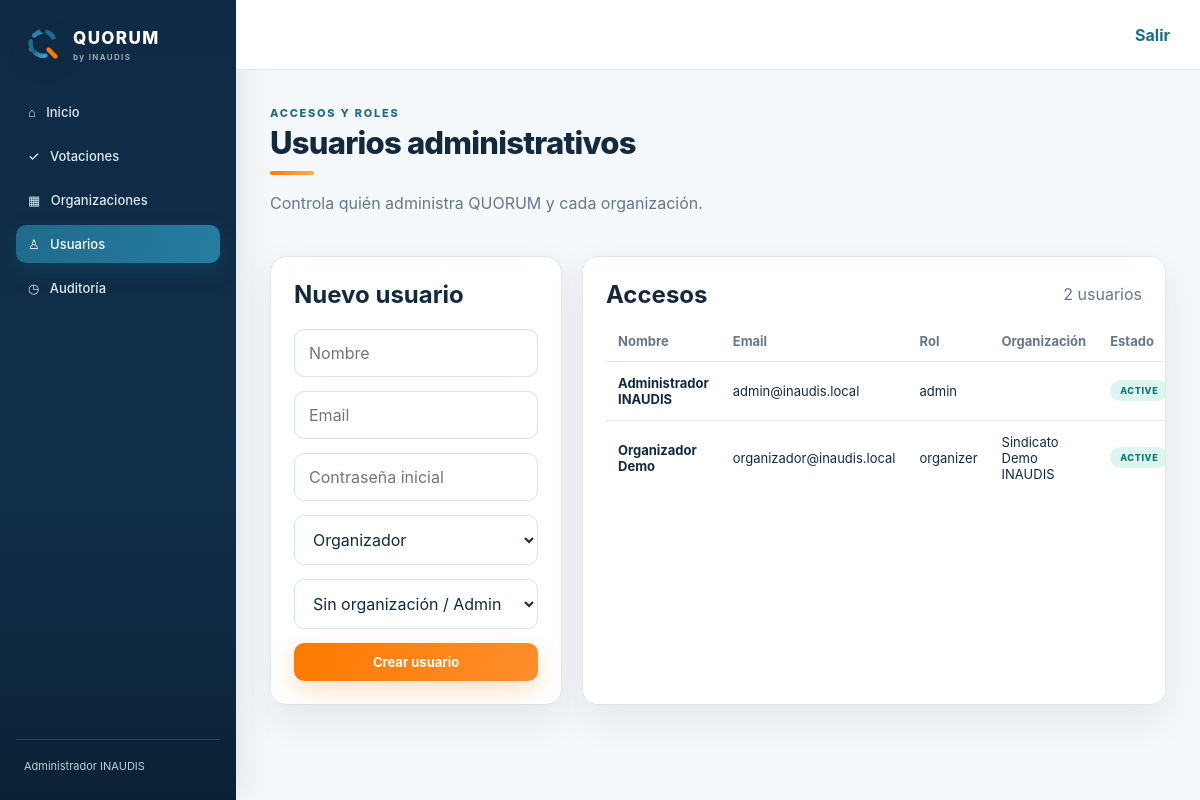
/users.php (signed in), run on the app's committed database.
### tables this page shows
CREATE TABLE users (
    id BIGINT UNSIGNED AUTO_INCREMENT PRIMARY KEY,
    organization_id BIGINT UNSIGNED NULL,
    name VARCHAR(150) NOT NULL,
    email VARCHAR(190) NOT NULL UNIQUE,
    password_hash VARCHAR(255) NOT NULL,
    role ENUM('admin','organizer','witness','voter') NOT NULL,
    status ENUM('active','inactive') NOT NULL DEFAULT 'active',
    created_at DATETIME NOT NULL DEFAULT CURRENT_TIMESTAMP,
    updated_at DATETIME NOT NULL DEFAULT CURRENT_TIMESTAMP ON UPDATE CURRENT_TIMESTAMP,
    CONSTRAINT fk_users_organization
        FOREIGN KEY (organization_id) REFERENCES organizations(id)
        ON DELETE SET NULL
);

CREATE TABLE organizations (
    id BIGINT UNSIGNED AUTO_INCREMENT PRIMARY KEY,
    name VARCHAR(150) NOT NULL,
    tax_id VARCHAR(32) NULL,
    slug VARCHAR(120) NOT NULL UNIQUE,
    logo_path VARCHAR(255) NULL,
    primary_color VARCHAR(7) NULL,
    secondary_color VARCHAR(7) NULL,
    status ENUM('active','inactive') NOT NULL DEFAULT 'active',
    created_at DATETIME NOT NULL DEFAULT CURRENT_TIMESTAMP,
    updated_at DATETIME NOT NULL DEFAULT CURRENT_TIMESTAMP ON UPDATE CURRENT_TIMESTAMP
);

### config/bootstrap.php (called while the page is built, shortened)
<?php
spl_autoload_register(static function (string $class): void {
    $prefix = 'InaudisVote\\';
    $baseDir = dirname(__DIR__) . '/app/';
    $relativeClass = substr($class, strlen($prefix));
    $file = $baseDir . str_replace('\\', '/', $relativeClass) . '.php';
});

### app/Auth/AuthService.php (called while the page is built, shortened)
<?php
final class AuthService
{
    public static function user(): ?array
    {
        return $_SESSION['user'] ?? null;
    }
    public static function check(): bool
    {
        return isset($_SESSION['user']);
    }
}

### app/Core/Authorization.php (called while the page is built, shortened)
<?php
final class Authorization
{
    public static function requireLogin(): array
    {
        return AuthService::user() ?? [];
    }
    public static function requireRoles(array $roles): array
    {
        $user = self::requireLogin();
        return $user;
    }
}

### app/Core/Database.php (called while the page is built, shortened)
<?php
final class Database
{
    private static ?PDO $connection = null;
    public static function connection(): PDO
    {
        if (self::$connection instanceof PDO) {
            return self::$connection;
        }
        $host = getenv('DB_HOST') ?: '127.0.0.1';
        $port = getenv('DB_PORT') ?: '3306';
        $database = getenv('DB_NAME') ?: (getenv('DB_DATABASE') ?: 'inaudis_vote');
        $username = getenv('DB_USER') ?: (getenv('DB_USERNAME') ?: 'root');
        $password = getenv('DB_PASSWORD') ?: '';
        $dsn = sprintf(
            'mysql:host=%s;port=%s;dbname=%s;charset=utf8mb4',
            $host,
            $port,
            $database
        );
        try {
            self::$connection = new PDO($dsn, $username, $password, [
                PDO::ATTR_ERRMODE => PDO::ERRMODE_EXCEPTION,
                PDO::ATTR_DEFAULT_FETCH_MODE => PDO::FETCH_ASSOC,
                PDO::ATTR_EMULATE_PREPARES => false,
            ]);
        } catch (PDOException $exception) {
            throw new RuntimeException('No fue posible conectar con la base de datos.', 0, $exception);
        }
        return self::$connection;
    }
}

### app/Services/UserService.php (called while the page is built, shortened)
<?php
final class UserService
{
    public static function all(): array
    {
        return Database::connection()->query('SELECT u.id,u.name,u.email,u.role,u.status,u.organization_id,o.name organization_name,u.created_at FROM users u LEFT JOIN organizations o ON o.id=u.organization_id ORDER BY u.created_at DESC')->fetchAll(PDO::FETCH_ASSOC);
    }
}

### public/users.php (the view)
<?php
declare(strict_types=1);require dirname(__DIR__).'/config/bootstrap.php';use InaudisVote\Core\Authorization;use InaudisVote\Core\Csrf;use InaudisVote\Services\OrganizationService;use InaudisVote\Services\UserService;$user=Authorization::requireRoles(['admin']);$error=null;$message=null;if($_SERVER['REQUEST_METHOD']==='POST'){if(!Csrf::validate($_POST['_csrf']??null)){$error='Solicitud inválida.';}else{try{$action=(string)($_POST['action']??'create');if($action==='toggle'){UserService::toggleStatus((int)($_POST['user_id']??0));$message='Estado actualizado.';}else{UserService::create($_POST);$message='Usuario creado.';}}catch(Throwable $e){$error=$e->getMessage();}}}$users=UserService::all();$organizations=OrganizationService::all();
?><!doctype html><html lang="es"><head><meta charset="utf-8"><meta name="viewport" content="width=device-width,initial-scale=1"><title>Usuarios | QUORUM</title><link rel="stylesheet" href="/assets/quorum.css"></head><body class="vota-ui"><div class="v-shell"><aside class="v-sidebar"><div class="v-brand"><img class="v-brandmark" src="/assets/quorum-mark.svg" alt=""><span><span class="v-brand-name">QUORUM<small>by INAUDIS</small></span></span></div><nav class="v-nav"><a href="/dashboard.php">⌂ &nbsp; Inicio</a><a href="/elections.php">✓ &nbsp; Votaciones</a><a href="/organizations.php">▦ &nbsp; Organizaciones</a><a class="active" href="/users.php">♙ &nbsp; Usuarios</a><a href="/audit.php">◷ &nbsp; Auditoría</a></nav><div class="v-sidebar-foot"><?=htmlspecialchars($user['name'])?></div></aside><div class="v-main"><header class="v-topbar"><a class="v-link" href="/logout.php">Salir</a></header><main class="v-content"><div class="v-headrow"><div><div class="v-kicker">Accesos y roles</div><h1 class="v-title">Usuarios administrativos</h1><div class="v-accent-line"></div><p class="v-subtitle">Controla quién administra QUORUM y cada organización.</p></div></div><?php if($message):?><div class="v-alert v-alert-ok"><?=htmlspecialchars($message)?></div><?php endif;?><?php if($error):?><div class="v-alert v-alert-error"><?=htmlspecialchars($error)?></div><?php endif;?><div class="v-grid-2"><section class="v-card v-pad"><h2 style="margin-top:0">Nuevo usuario</h2><form method="post" class="v-stack"><?=Csrf::input()?><input type="hidden" name="action" value="create"><input class="v-field" name="name" required placeholder="Nombre"><input class="v-field" name="email" type="email" required placeholder="Email"><input class="v-field" name="password" type="password" minlength="8" required placeholder="Contraseña inicial"><select class="v-field" name="role"><option value="organizer">Organizador</option><option value="admin">Administrador</option></select><select class="v-field" name="organization_id"><option value="">Sin organización / Admin</option><?php foreach($organizations as $o):?><option value="<?=$o['id']?>"><?=htmlspecialchars($o['name'])?></option><?php endforeach;?></select><button class="v-btn v-btn-orange">Crear usuario</button></form></section><section class="v-card v-pad v-table-wrap"><div class="v-section-head"><h2 style="margin:0">Accesos</h2><span class="v-muted"><?=count($users)?> usuarios</span></div><table class="v-table"><thead><tr><th>Nombre</th><th>Email</th><th>Rol</th><th>Organización</th><th>Estado</th><th></th></tr></thead><tbody><?php foreach($users as $u):?><tr><td><strong><?=htmlspecialchars($u['name'])?></strong></td><td><?=htmlspecialchars($u['email'])?></td><td><?=htmlspecialchars($u['role'])?></td><td><?=htmlspecialchars((string)$u['organization_name'])?></td><td><span class="v-status <?=$u['status']==='active'?'v-status-open':'v-status-draft'?>"><?=htmlspecialchars($u['status'])?></span></td><td><?php if((int)$u['id']!==(int)$user['id']):?><form method="post"><?=Csrf::input()?><input type="hidden" name="action" value="toggle"><input type="hidden" name="user_id" value="<?=$u['id']?>"><button class="v-btn v-btn-outline" style="padding:7px 9px">Cambiar estado</button></form><?php endif;?></td></tr><?php endforeach;?></tbody></table></section></div></main></div></div></body></html>

### public/assets/quorum.css (style rules this page uses)
:root { --navy:#0F2A44;--blue:#1F6B8C;--blue-light:#3BA0C6;--orange:#FF7A00;--teal:#1F8C89;--ink:#132A3E;--muted:#66788A;--line:#DFE8EF;--bg:#F5F8FA;--danger:#C83D4D;--shadow:0 14px 38px rgba(15,42,68,.08) }
* { box-sizing:border-box }
html { scroll-behavior:smooth }
body.vota-ui { margin:0;background:var(--bg);color:var(--ink);font-family:Montserrat,Inter,ui-sans-serif,system-ui,-apple-system,BlinkMacSystemFont,"Segoe UI",sans-serif;-webkit-font-smoothing:antialiased }
.v-shell { min-height:100vh;display:grid;grid-template-columns:236px 1fr }
.v-sidebar { background:linear-gradient(180deg,#0F2A44,#102F49 58%,#0B2236);color:#fff;padding:25px 16px;display:flex;flex-direction:column;position:sticky;top:0;height:100vh;box-shadow:8px 0 30px rgba(15,42,68,.08) }
.v-brand { display:flex;align-items:center;gap:11px;font-weight:800;letter-spacing:.045em;margin:0 8px 30px }
.v-brandmark { width:38px;height:38px;display:block;object-fit:contain;filter:drop-shadow(0 5px 12px rgba(0,0,0,.12)) }
.v-brand-name { font-size:17px;line-height:1;letter-spacing:.08em }
.v-brand small { display:block;font-size:8px;font-weight:600;opacity:.66;letter-spacing:.17em;margin-top:5px }
.v-nav { display:grid;gap:6px }
.v-nav a { color:#DCEAF3;text-decoration:none;padding:11px 12px;border-radius:10px;font-size:13px;font-weight:550;transition:.18s }
.v-nav a.active { background:linear-gradient(100deg,var(--blue),#267DA0);color:#fff;box-shadow:0 8px 20px #1f6b8c40 }
.v-sidebar-foot { margin-top:auto;border-top:1px solid #ffffff1f;padding:18px 8px 0;font-size:11px;line-height:1.55;color:#BFD0DD }
.v-main { min-width:0 }
.v-topbar { height:70px;background:#fffffff0;backdrop-filter:blur(14px);border-bottom:1px solid var(--line);display:flex;align-items:center;justify-content:flex-end;padding:0 30px;gap:14px;position:sticky;top:0;z-index:20 }
.v-content { max-width:1280px;margin:auto;padding:36px 34px 60px }
.v-kicker { font-size:11px;text-transform:uppercase;letter-spacing:.16em;color:var(--blue);font-weight:800 }
.v-title { font-size:31px;line-height:1.15;margin:5px 0 6px;font-weight:800;letter-spacing:-.025em }
.v-subtitle,.v-muted { color:var(--muted) }
.v-headrow,.v-section-head { display:flex;justify-content:space-between;align-items:flex-start;gap:20px }
.v-headrow { margin-bottom:27px }
.v-section-head { align-items:center;margin-bottom:12px }
.v-btn { border:0;border-radius:10px;padding:11px 17px;font:inherit;font-size:13px;font-weight:750;text-decoration:none;display:inline-flex;align-items:center;justify-content:center;gap:8px;cursor:pointer;transition:.18s }
.v-btn-orange { background:linear-gradient(110deg,var(--orange),#FF8E2C);color:#fff;box-shadow:0 9px 24px #ff7a003d }
.v-card { background:#fffffff7;border:1px solid var(--line);border-radius:16px;box-shadow:var(--shadow);transition:.2s }
.v-pad { padding:23px }
.v-status { display:inline-flex;border-radius:999px;padding:5px 10px;font-size:9px;font-weight:800;letter-spacing:.07em;text-transform:uppercase }
.v-status-open { background:#DDF5F0;color:#08776F }
.v-link { color:var(--blue);font-weight:700;text-decoration:none }
.v-accent-line { width:44px;height:4px;background:linear-gradient(90deg,var(--orange),#FFAB5A);border-radius:999px;margin:10px 0 18px }
.v-grid-2 { display:grid;grid-template-columns:1fr 2fr;gap:20px }
.v-stack { display:grid;gap:14px }
.v-field { width:100%;border:1px solid #D7E2E9;border-radius:10px;padding:13px 14px;font:inherit;outline:none;background:#fff;color:var(--ink);transition:.18s }
.v-table-wrap { overflow:auto }
.v-table { width:100%;border-collapse:collapse;font-size:13px }
.v-table th { text-align:left;color:var(--muted);font-weight:700;padding:12px }
.v-table td { padding:13px 12px;border-top:1px solid var(--line) }

### data on the page
users: name "Administrador INAUDIS", email "admin@inaudis.local", role "admin", status "ACTIVE"
users: name "Organizador Demo", email "organizador@inaudis.local", role "organizer", organization.name "Sindicato Demo INAUDIS", status "ACTIVE"

### other printed values
count($users) "2"
